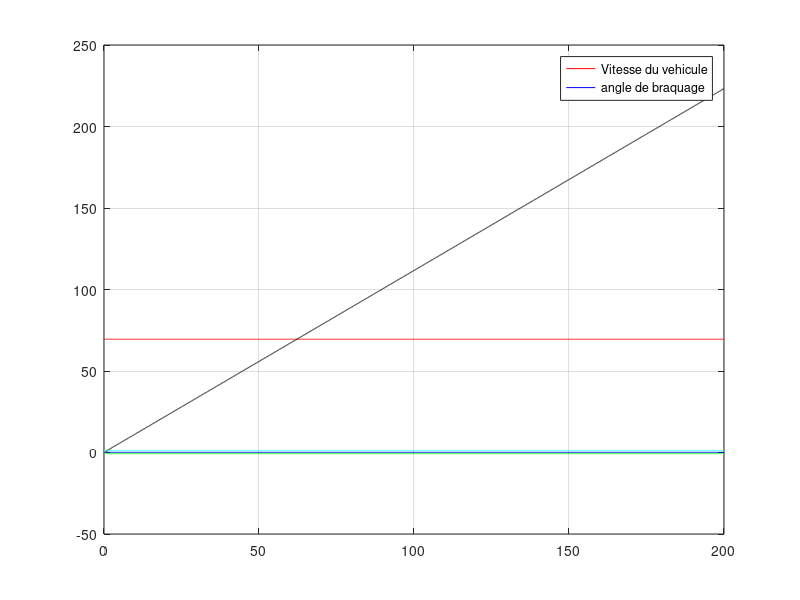
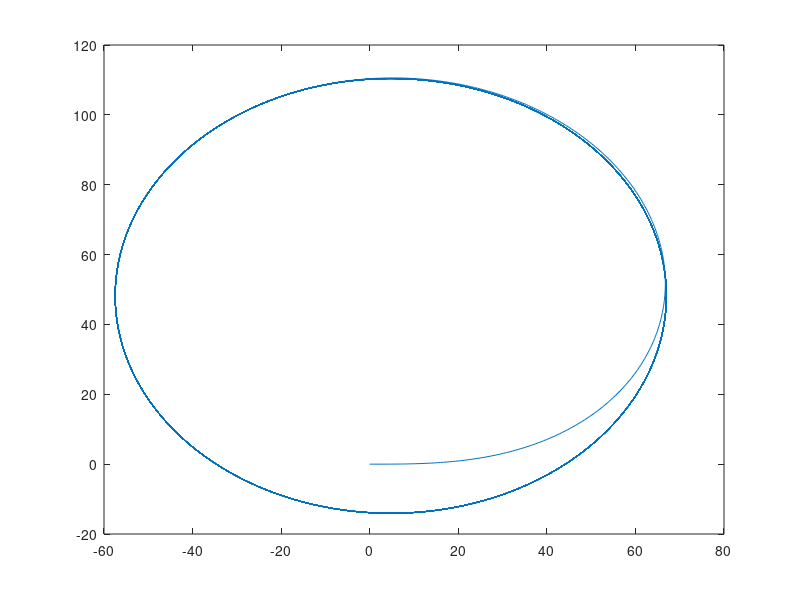

Write the MATLAB code that produced these figures, in order.
close all
clc


%% Declaration des Constantes

m=1310; % Masse en Kg
Iz=1760; % Moment d'inertie du lacet en Kg.m-2
Lf=1.2; % Demi empatement avant en m
Lr=1.4; % Demi empatement arrière en m
Cf=69740; % Rigidité de dérive avant en N.rad-1
Cr=63460; % Rigidité de dérive arrière en N.rad-1


%% Vecteur temps

dt=1/100; % delta temps en s
temps_final=200;

t=(0:dt:temps_final-dt)';
l=temps_final/dt;


%% Entrées du système

% Unité classique
u_0_=250; % En Km.h-1
beta_0_=5; % En degres

% Convertion en unité du SI
u_0=u_0_/3.6; % Vitesse lineaire du centre de gravité du vehicule en m.s-1 constant
u=u_0*ones(l,1);

beta_0=(beta_0_*pi)/180; % Angle de braquage en rad
beta=beta_0*ones(l,1);


%% Variables

teta=zeros(l,1);
d_teta=zeros(l,1);
delta=zeros(l,1);


%% Initialisation des variable

% Initialisation variables
teta_1=0;
d_teta_1=0;
delta_1=0;

teta(1)=teta_1;
d_teta(1)=d_teta_1;
delta(1)=delta_1;


%% Resolution equa diff

for i=2 : l

    % Calcul des coeeficient des matrice A et B

    % Calcul matriciel du style derivé de X = A X + B u
    % On a ici X dui est le vecteur colonne composé de la derivé de teta et de
    % delta respectivement teta angle de lacet et delta angle de derive au
    % centre de gravité en rad

    u_1=u(i-1);
    beta_1=beta(i-1);

    % Calcul des coeeficient matrice A

    a11_1=-(Lf^2*Cf+Lr^2*Cr)/(u_1*Iz);
    a12_1=(-Lf*Cf+Lr*Cr)/(Iz);
    a21_1=(-Cf*Lf+Cr*Lr)/(m*u_1^2)-1;
    a22_1=-(Cf+Cr)/(m*u_1);
    
    % Création des coeeficient de la matrice B

    b1_1=(Lf*Cf)/Iz;
    b2_1=Cf/(m*u_1);


    % Dérivées

    d_d_teta_1=a11_1*d_teta_1+a12_1*delta_1+b1_1*beta_1;
    d_delta_1=a21_1*d_teta_1+a22_1*delta_1+b2_1*beta_1;
    
    
    % Resolution de l'equation differentiel
    
    teta_2=teta_1+d_teta_1*dt;
    d_teta_2=d_teta_1+d_d_teta_1*dt;
    delta_2=delta_1+d_delta_1*dt;


    % Inscription dans les vecteurs

    teta(i)=teta_2;
    d_teta(i)=d_teta_2;
    delta(i)=delta_2;


    % Reinitalise

    teta_1=teta_2;
    d_teta_1=d_teta_2;
    delta_1=delta_2;
    
   
end

%% Affichage

figure(1)
plot(t, u, 'r', t, beta, 'b',t, delta, 'g', t, teta, 'k', t,d_teta, 'c');
legend('Vitesse du vehicule','angle de braquage');
title('');
grid on;


%% Tracé de la trajectoire

x_1=0;
y_1=0;

x=zeros(l,1);
y=zeros(l,1);

x(1)=x_1;
y(1)=y_1;

for i = 2 : l
    
    u_1=u(i-1);
    teta_1=teta(i-1);
    delta_1=delta(i-1);
    psi=teta_1+delta_1;

    x_2=x_1+u_1*cos(teta_1)*dt;
    y_2=y_1+u_1*sin(teta_1)*dt;

    x(i)=x_2;
    y(i)=y_2;

    x_1=x_2;
    y_1=y_2;
    
end

figure(2)

plot(x,y)
